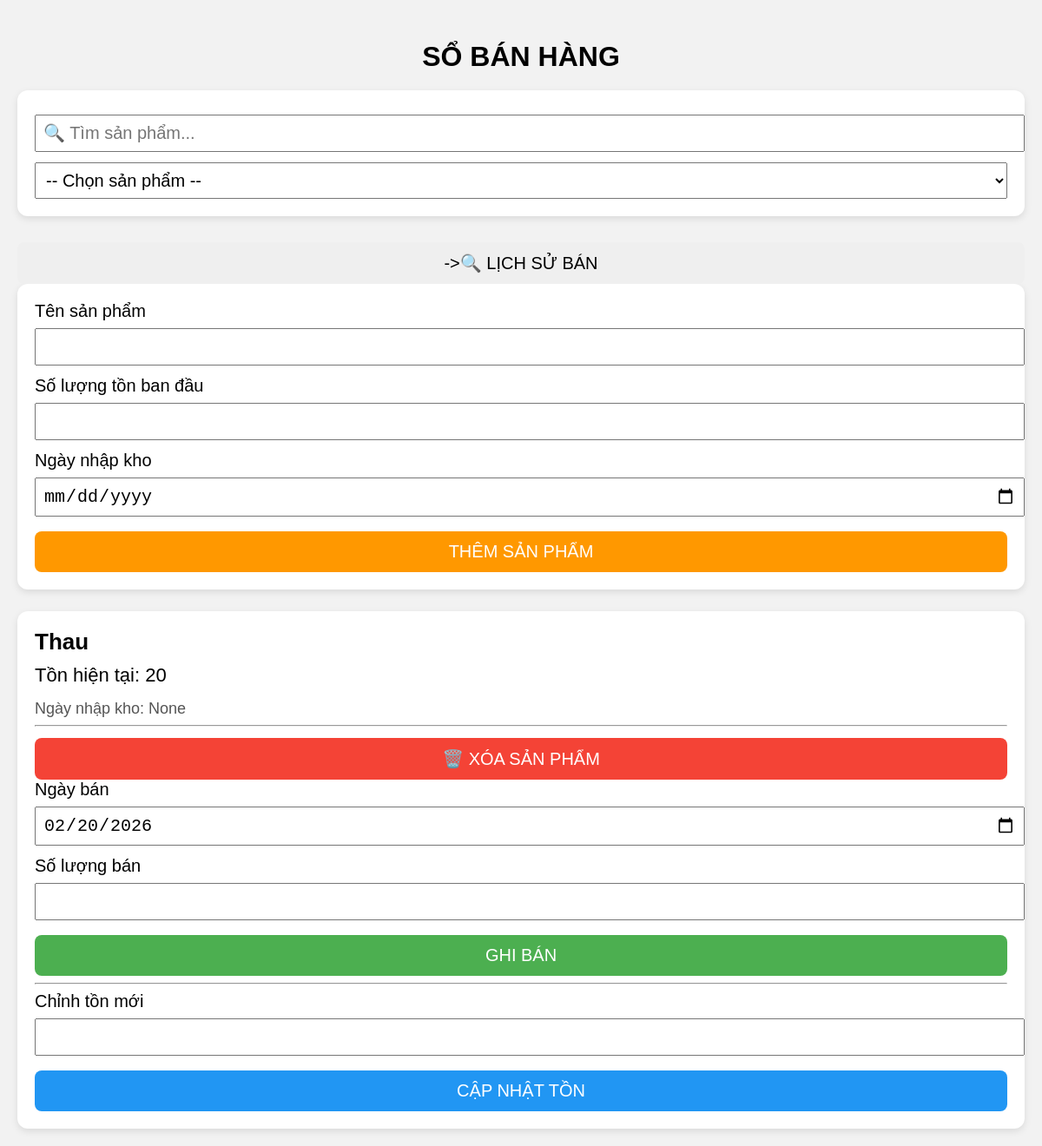
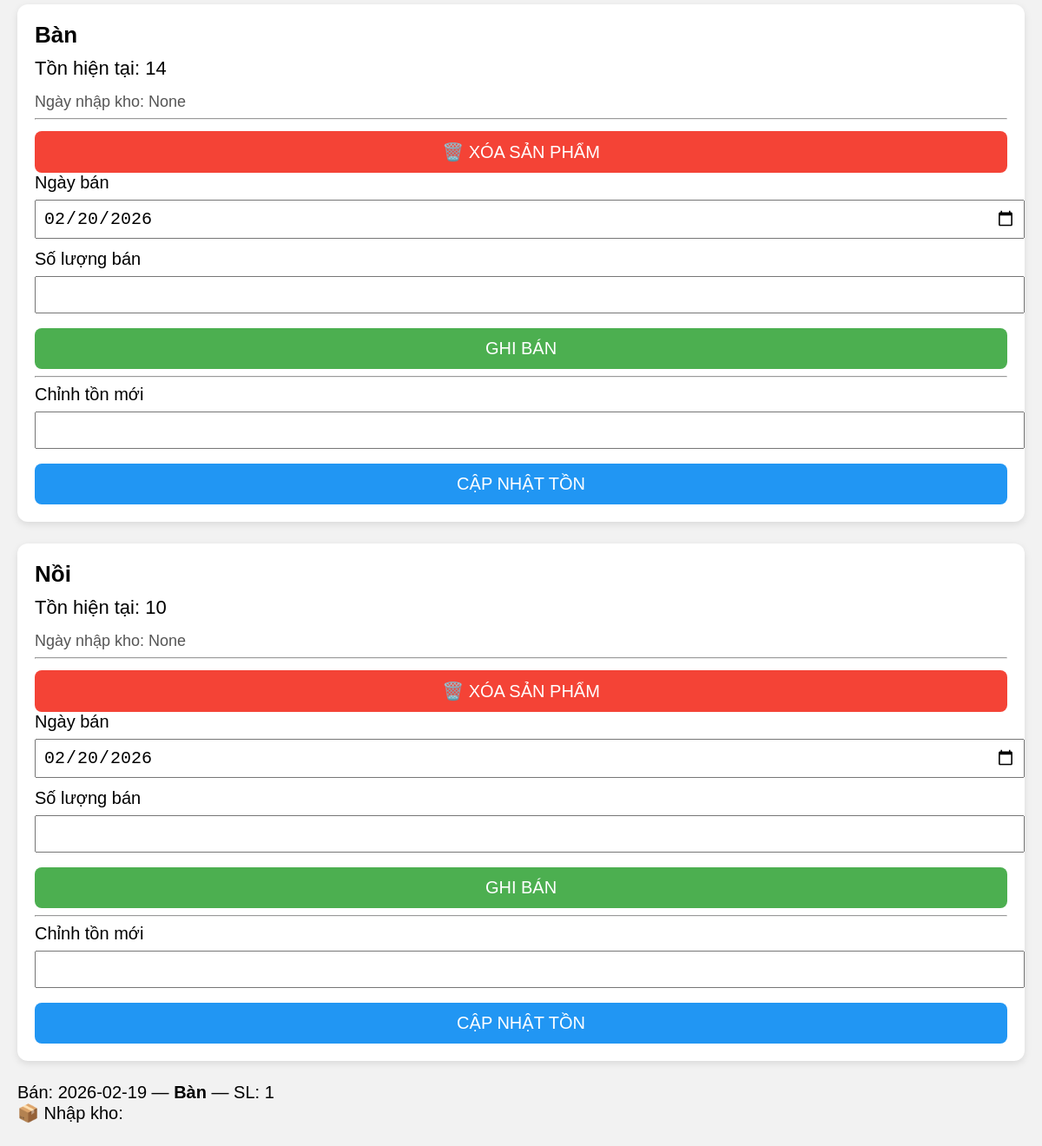
Before: / with the older database file (2 pictures, top to bottom).
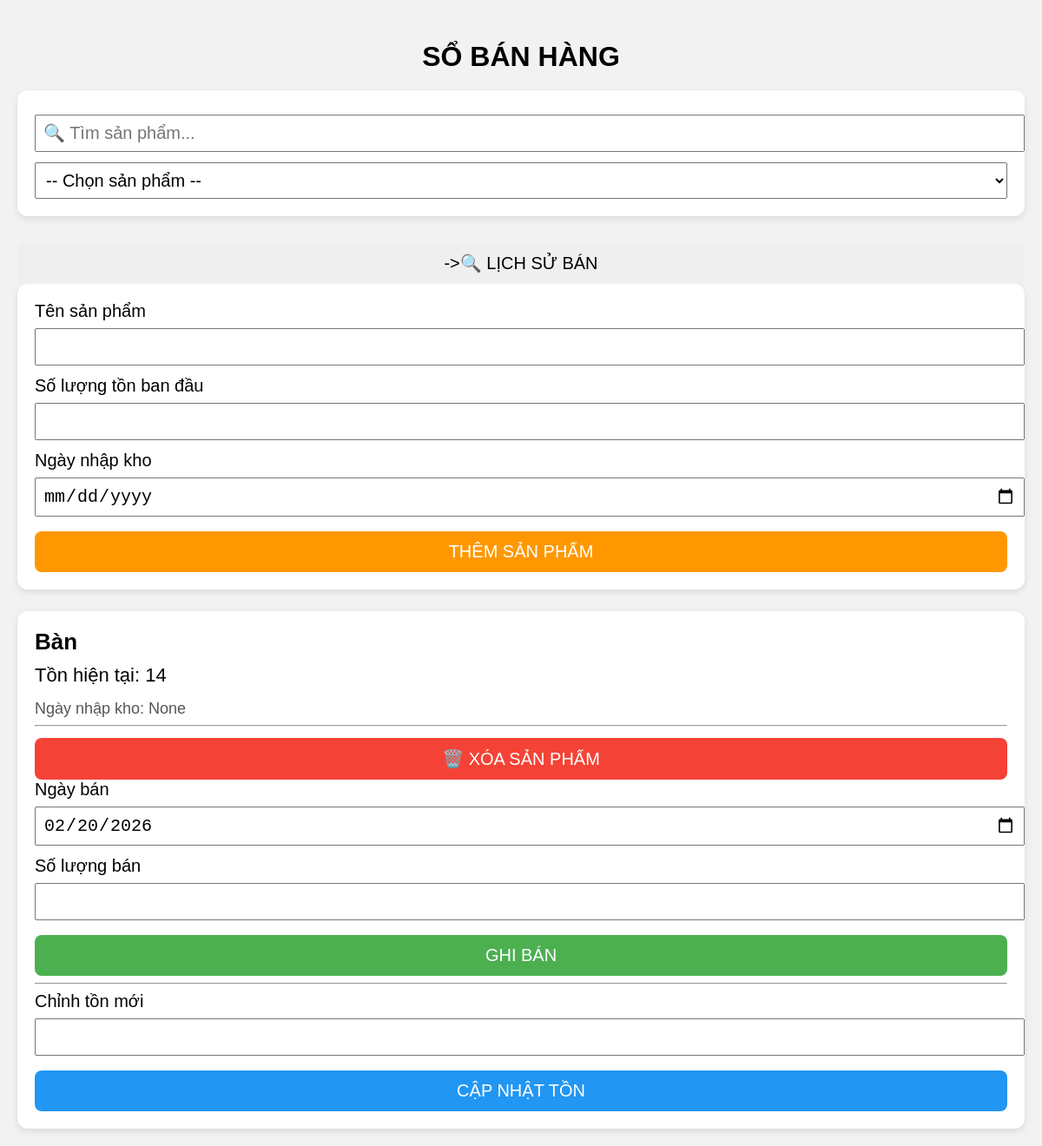
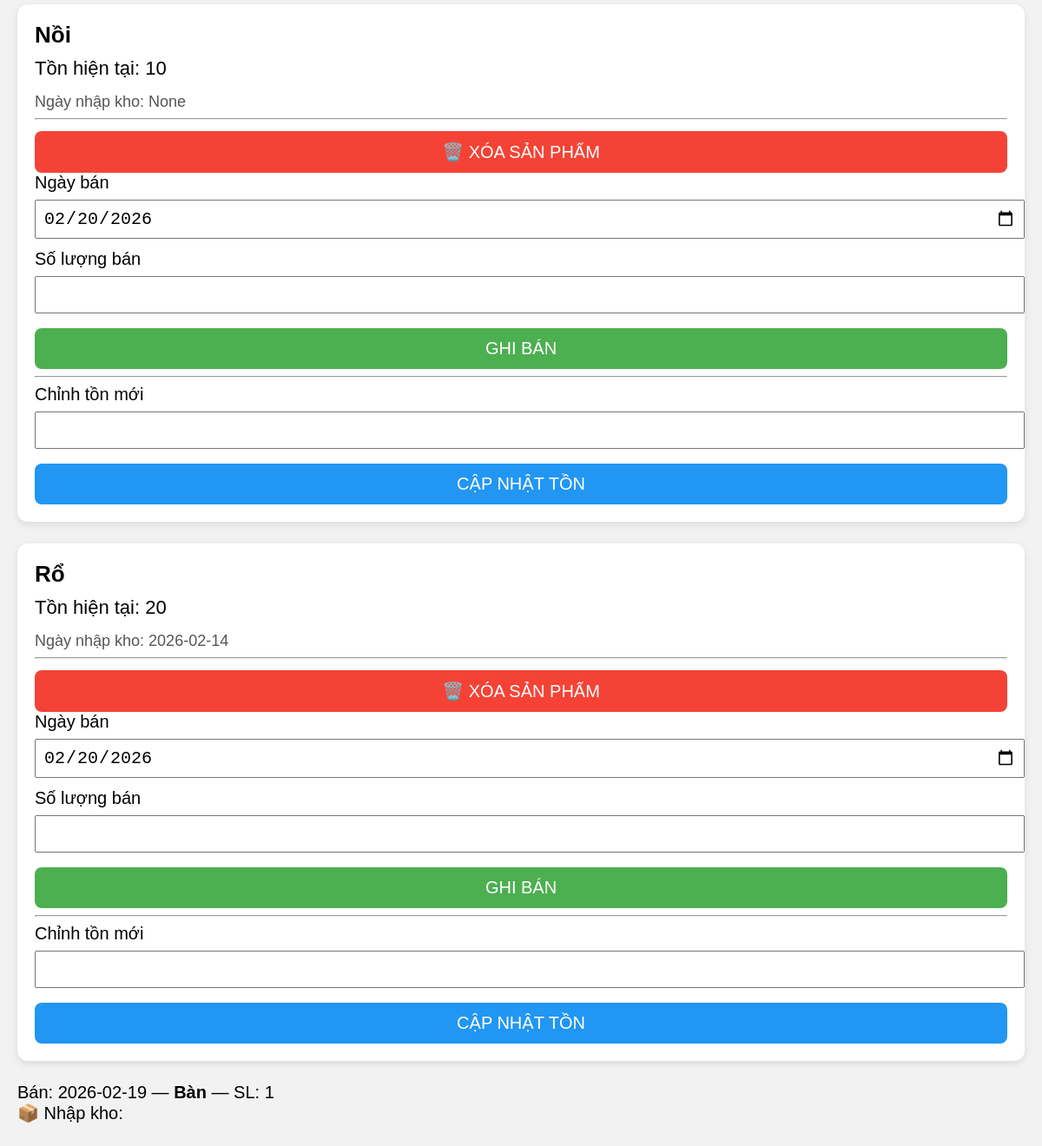
After: the same page with the newer database file (2 pictures, top to bottom).
### tables this page shows
CREATE TABLE products (
    id INTEGER PRIMARY KEY AUTOINCREMENT,
    name TEXT,
    stock INTEGER
, import_date TEXT);

CREATE TABLE sales (
    id INTEGER PRIMARY KEY AUTOINCREMENT,
    product_id INTEGER,
    quantity INTEGER,
    sale_date TEXT
);

### app.py (the view, shortened to what this page needs)
@app.route("/", methods=["GET", "POST"])
def index():
    conn = get_db()
    c = conn.cursor()
    c.execute("SELECT id, name, stock, import_date FROM products")
    products = c.fetchall()
    c.execute("""
        SELECT sales.sale_date, products.name, sales.quantity
        FROM sales
        JOIN products ON sales.product_id = products.id
        ORDER BY sales.sale_date DESC
    """)
    sales = c.fetchall()
    conn.close()
    return render_template(
        "index.html",
        products=products,
        sales=sales,
        today=date.today().isoformat()
    )

### app.py (called while the page is built)
def get_db():
    return sqlite3.connect("shop.db")

### templates/index.html (shortened to what this page needs)
<!DOCTYPE html>
<html>
<head>
</head>
<body>
    <h2>SỔ BÁN HÀNG</h2>
<div class="box">
    <input
        type="text"
        id="searchInput"
        placeholder="🔍 Tìm sản phẩm..."
        onkeyup="searchProduct()"
    >
    <select id="productSelect" onchange="filterProduct()"
            style="font-size:20px; padding:8px; width:100%;">
        <option value="">-- Chọn sản phẩm --</option>
    </select>
</div>
<a href="/history">
    <button class="menu-btn"> ->🔍 LỊCH SỬ BÁN</button>
</a>
    <div class="box">
        <form method="post">
            <label>Tên sản phẩm</label>
            <input type="text" name="name" required>
            <label>Số lượng tồn ban đầu</label>
            <input type="number" name="stock" min="0" required>
            <label>Ngày nhập kho</label>
            <input type="date" name="import_date" required>
            <button class="add">THÊM SẢN PHẨM</button>
        </form>
    </div>
    {% for p in products %}
    <div class="box product-item" data-id="{{ p[0] }}">
        <div class="name product-name">{{ p[1] }}</div>
        <div class="stock">Tồn hiện tại: {{ p[2] }}</div>
        <div style="font-size:18px;color:#555;">
        Ngày nhập kho: {{ p[3] }}</div>
    <hr>
<form method="post" onsubmit="return confirm('Bạn có chắc muốn xóa sản phẩm này không?');">
    <button style="
        background:#f44336;
        color:white;
        font-size:20px;
        padding:12px;
        width:100%;
        border:none;
        border-radius:8px;
    ">
        🗑️ XÓA SẢN PHẨM
    </button>
</form>
        <form method="post">
            <label>Ngày bán</label>
            <input type="date" name="sell_date" value="{{ today }}" required>
            <label>Số lượng bán</label>
            <input type="number" name="quantity" min="1" required>
            <button class="sell">GHI BÁN</button>
        </form>
        <hr>
        <form method="post">
            <label>Chỉnh tồn mới</label>
            <input type="number" name="new_stock" min="0" required>
            <button class="update">CẬP NHẬT TỒN</button>
        </form>
    </div>
    {% endfor %}
    {% for s in sales %}
        <div style="font-size:20px; margin:10px 0;">
         Bán: {{ s[0] }} — <b>{{ s[1] }}</b> — SL: {{ s[2] }}
        <br>
        📦 Nhập kho: {{ s[3] }}
        </div>
    {% endfor %}
</body>
</html>

### templates/index.html (style rules this page uses)
body { font-family: Arial, sans-serif; background: #f2f2f2; margin: 0; padding: 20px; }
h2 { text-align: center; font-size: 32px; margin-bottom: 20px; }
.box { background: white; border-radius: 12px; padding: 20px; margin-bottom: 25px; box-shadow: 0 3px 8px rgba(0,0,0,0.1); }
label { font-size: 20px; }
input { font-size: 20px; padding: 8px; width: 100%; margin: 8px 0 12px; }
button { font-size: 20px; padding: 12px; width: 100%; border: none; border-radius: 8px; margin-top: 5px; }
.add { background: #FF9800; color: white; }
.sell { background: #4CAF50; color: white; }
.update { background: #2196F3; color: white; }
.name { font-size: 26px; font-weight: bold; }
.stock { font-size: 22px; margin: 10px 0 15px; }

Changed rows visible on the page:
removed products: name "Thau", stock "20", p "None", sell_date "02/20/2026"
added products: name "Rổ", stock "20", import_date "2026-02-14", sell_date "02/20/2026"
